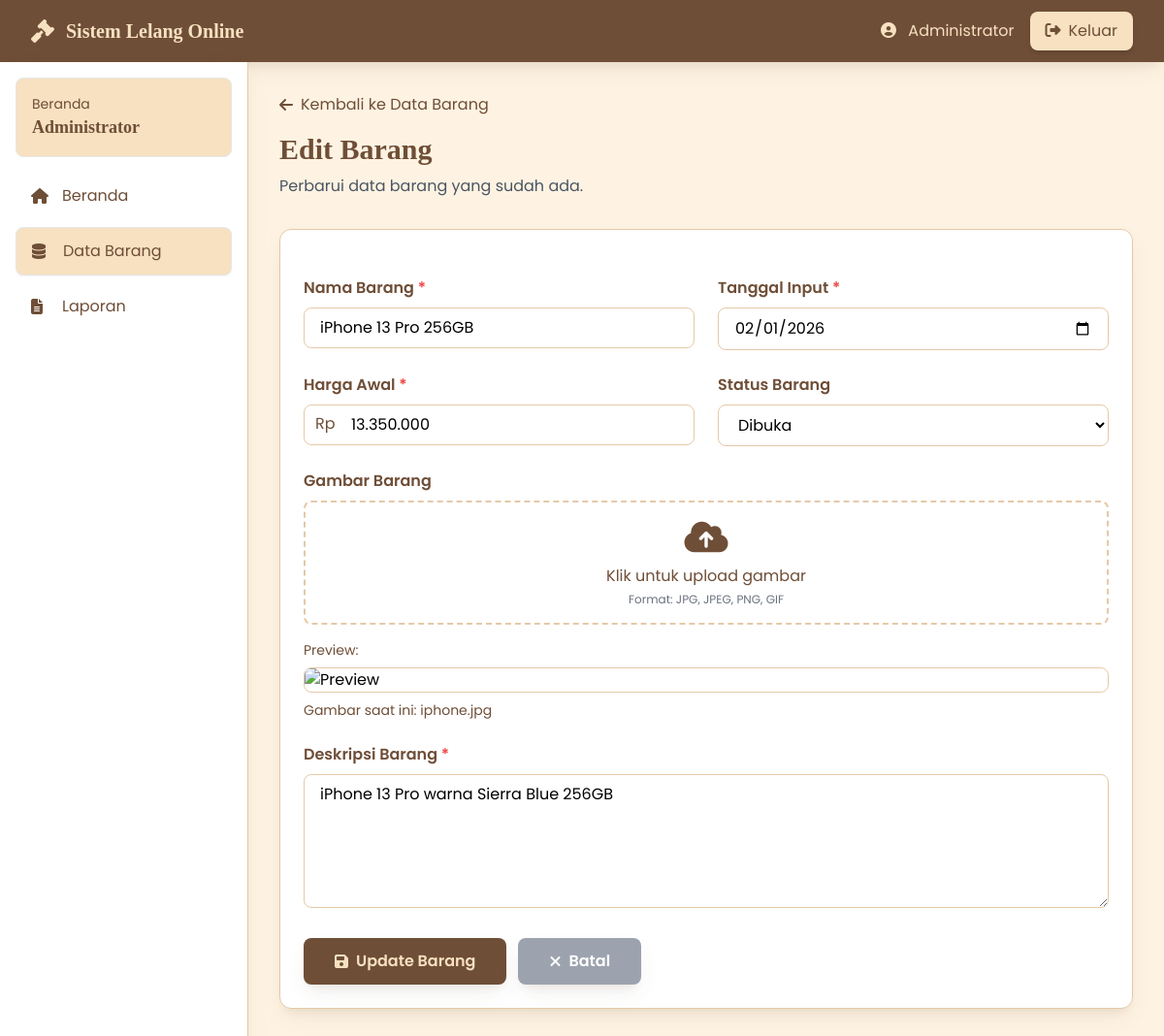
/admin/barang_form.php?id=2 (signed in), run on the app's committed database.
### tables this page shows
CREATE TABLE tb_barang (
    id_barang INT(11) PRIMARY KEY AUTO_INCREMENT,
    nama_barang VARCHAR(100) NOT NULL,
    tgl VARCHAR(20) NOT NULL,
    harga_awal DECIMAL(15,2) NOT NULL,
    deskripsi_barang TEXT,
    gambar VARCHAR(255),
    status_barang ENUM('pending', 'dibuka', 'ditutup') DEFAULT 'pending',
    created_at TIMESTAMP DEFAULT CURRENT_TIMESTAMP
);

### admin/barang_form.php (the view, shortened to what this page needs)
<?php
require_once('../config/config.php');
$id_barang = isset($_GET['id']) ? (int) $_GET['id'] : 0;
$edit_data = null;
if ($id_barang > 0) {
    $result_edit = mysqli_query($conn, "SELECT * FROM tb_barang WHERE id_barang = $id_barang");
    $edit_data = $result_edit ? mysqli_fetch_assoc($result_edit) : null;
}
?>
<!DOCTYPE html>
<html lang="id">
<head>
    <script src="https://cdn.tailwindcss.com"></script>
    <link rel="stylesheet" href="https://cdnjs.cloudflare.com/ajax/libs/font-awesome/6.4.0/css/all.min.css">
</head>
<body class="bg-biscuit-light">
    <nav class="bg-coffee shadow-warm">
        <div class="max-w-7xl mx-auto px-4 sm:px-6 lg:px-8">
            <div class="flex justify-between h-16">
                <div class="flex items-center">
                    <i class="fas fa-gavel text-biscuit text-2xl mr-3"></i>
                    <span class="text-biscuit text-xl font-bold font-serif">Sistem Lelang Online</span>
                </div>
                <div class="flex items-center space-x-4">
                    <span class="text-biscuit">
                        <i class="fas fa-user-circle mr-2"></i>
                        <?php echo htmlspecialchars($_SESSION['nama_lengkap']); ?>
                    </span>
                    <a href="../auth/logout.php" class="bg-biscuit text-coffee px-4 py-2 rounded-lg transition duration-200 shadow-md hover:bg-biscuit-dark">
                        <i class="fas fa-sign-out-alt mr-2"></i>Keluar
                    </a>
                </div>
            </div>
        </div>
    </nav>
    <div class="flex">
        <aside class="w-64 bg-white shadow-warm min-h-screen border-r border-biscuit">
            <div class="p-4">
                <div class="bg-biscuit rounded-lg p-4 mb-4 border border-biscuit-dark">
                    <p class="text-sm text-coffee">Beranda</p>
                    <p class="text-lg font-bold text-coffee font-serif">Administrator</p>
                </div>
                <nav class="space-y-2">
                    <a href="dashboard.php" class="flex items-center px-4 py-3 text-coffee hover:bg-biscuit rounded-lg transition duration-200">
                        <i class="fas fa-home w-5"></i>
                        <span class="ml-3">Beranda</span>
                    </a>
                    <a href="data_barang.php" class="flex items-center px-4 py-3 bg-biscuit text-coffee rounded-lg shadow-sm border border-biscuit-dark">
                        <i class="fas fa-database w-5"></i>
                        <span class="ml-3">Data Barang</span>
                    </a>
                    <a href="laporan.php" class="flex items-center px-4 py-3 text-coffee hover:bg-biscuit rounded-lg transition duration-200">
                        <i class="fas fa-file-alt w-5"></i>
                        <span class="ml-3">Laporan</span>
                    </a>
                </nav>
            </div>
        </aside>
        <main class="flex-1 p-8">
            <div class="mb-8">
                <a href="data_barang.php" class="inline-flex items-center text-coffee hover:underline mb-4">
                    <i class="fas fa-arrow-left mr-2"></i>Kembali ke Data Barang
                </a>
                <h1 class="text-3xl font-bold text-coffee font-serif"><?php echo $edit_data ? 'Edit Barang' : 'Tambah Barang'; ?></h1>
                <p class="text-gray-600 mt-2">
                    <?php echo $edit_data ? 'Perbarui data barang yang sudah ada.' : 'Isi form berikut untuk menambahkan barang baru.'; ?>
                </p>
            </div>
            <div class="bg-white rounded-xl shadow-warm p-6 border border-biscuit max-w-4xl">
                <form method="POST" enctype="multipart/form-data" class="space-y-6">
                    <div class="grid grid-cols-1 md:grid-cols-2 gap-6">
                        <div>
                            <label class="block text-coffee font-semibold mb-2">Nama Barang <span class="text-red-500">*</span></label>
                            <input type="text" name="nama_barang" required value="<?php echo htmlspecialchars($edit_data['nama_barang'] ?? ''); ?>" class="w-full px-4 py-2 border border-biscuit rounded-lg focus:ring-2 focus:ring-[#6F4E37] focus:border-[#6F4E37] bg-white" placeholder="Masukkan nama barang">
                        </div>
                        <div>
                            <label class="block text-coffee font-semibold mb-2">Tanggal Input <span class="text-red-500">*</span></label>
                            <input type="date" name="tgl" required value="<?php echo htmlspecialchars($edit_data['tgl'] ?? date('Y-m-d')); ?>" class="w-full px-4 py-2 border border-biscuit rounded-lg focus:ring-2 focus:ring-[#6F4E37] focus:border-[#6F4E37] bg-white">
                        </div>
                        <div>
                            <label class="block text-coffee font-semibold mb-2">Harga Awal <span class="text-red-500">*</span></label>
                            <div class="relative">
                                <span class="absolute left-3 top-2 text-coffee">Rp</span>
                                <input type="text" id="harga_awal" value="<?php echo isset($edit_data['harga_awal']) ? number_format($edit_data['harga_awal'], 0, ',', '.') : ''; ?>" onkeyup="formatRupiah(this)" class="w-full pl-12 pr-4 py-2 border border-biscuit rounded-lg focus:ring-2 focus:ring-[#6F4E37] focus:border-[#6F4E37] bg-white" placeholder="0" required>
                            </div>
                        </div>
                        <?php if ($edit_data): ?>
                        <div>
                            <label class="block text-coffee font-semibold mb-2">Status Barang</label>
                            <select name="status_barang" class="w-full px-4 py-2 border border-biscuit rounded-lg focus:ring-2 focus:ring-[#6F4E37] focus:border-[#6F4E37] bg-white">
                                <option value="dibuka" <?php echo $edit_data['status_barang'] === 'dibuka' ? 'selected' : ''; ?>>Dibuka</option>
                            </select>
                        </div>
                        <?php endif; ?>
                        <div class="md:col-span-2">
                            <label class="block text-coffee font-semibold mb-2">Gambar Barang</label>
                            <div class="border-2 border-dashed border-biscuit rounded-lg p-4 text-center hover:border-[#6F4E37] transition bg-white">
                                <label for="gambar" class="cursor-pointer block">
                                    <i class="fas fa-cloud-upload-alt text-4xl text-coffee mb-2"></i>
                                    <p class="text-coffee">Klik untuk upload gambar</p>
                                    <p class="text-xs text-gray-500 mt-1">Format: JPG, JPEG, PNG, GIF</p>
                                </label>
                            </div>
                            <div id="preview-container" class="mt-4 <?php echo !empty($edit_data['gambar']) ? '' : 'hidden'; ?>">
                                <p class="text-sm text-coffee mb-2">Preview:</p>
                                <img id="preview-image" src="<?php echo !empty($edit_data['gambar']) && file_exists('../uploads/barang/' . $edit_data['gambar']) ? '../uploads/barang/' . htmlspecialchars($edit_data['gambar']) : ''; ?>" class="max-h-40 rounded-lg border border-biscuit mx-auto object-contain" alt="Preview">
                            </div>
                            <?php if ($edit_data && !empty($edit_data['gambar'])): ?>
                            <p class="text-sm text-coffee mt-2">Gambar saat ini: <?php echo htmlspecialchars($edit_data['gambar']); ?></p>
                            <?php endif; ?>
                        </div>
                        <div class="md:col-span-2">
                            <label class="block text-coffee font-semibold mb-2">Deskripsi Barang <span class="text-red-500">*</span></label>
                            <textarea name="deskripsi_barang" rows="5" required class="w-full px-4 py-2 border border-biscuit rounded-lg focus:ring-2 focus:ring-[#6F4E37] focus:border-[#6F4E37] bg-white" placeholder="Masukkan deskripsi barang"><?php echo htmlspecialchars($edit_data['deskripsi_barang'] ?? ''); ?></textarea>
                        </div>
                    </div>
                    <div class="flex gap-3">
                        <button type="submit" class="bg-coffee hover:bg-coffee-dark text-biscuit font-semibold px-8 py-3 rounded-lg transition duration-200 shadow-warm flex items-center">
                            <i class="fas <?php echo $edit_data ? 'fa-save' : 'fa-plus-circle'; ?> mr-2"></i>
                            <?php echo $edit_data ? 'Update Barang' : 'Simpan Barang'; ?>
                        </button>
                        <a href="data_barang.php" class="bg-gray-400 hover:bg-gray-500 text-white font-semibold px-8 py-3 rounded-lg transition duration-200 shadow-warm flex items-center">
                            <i class="fas fa-times mr-2"></i>Batal
                        </a>
                    </div>
                </form>
            </div>
        </main>
    </div>
</body>
</html>

### admin/barang_form.php (style rules this page uses)
* { font-family: 'Poppins', sans-serif; }
h1, h2, h3, h4, h5, h6, .font-serif { font-family: 'Playfair Display', serif; }
.bg-coffee { background-color: #6F4E37; }
.bg-biscuit { background-color: #F7E1C0; }
.bg-biscuit-light { background-color: #FEF3E2; }
.text-coffee { color: #6F4E37; }
.text-biscuit { color: #F7E1C0; }
.border-biscuit { border-color: #E5C9A8; }
.shadow-warm { box-shadow: 0 10px 25px -5px rgba(111, 78, 55, 0.1), 0 8px 10px -6px rgba(111, 78, 55, 0.1); }

### data on the page
tb_barang: nama_barang "iPhone 13 Pro 256GB", tgl "02/01/2026", harga_awal "13.350.000", status_barang "Dibuka", gambar "iphone.jpg", deskripsi_barang "iPhone 13 Pro warna Sierra Blue 256GB"

### other printed values
$_SESSION['nama_lengkap'] "Administrator"
